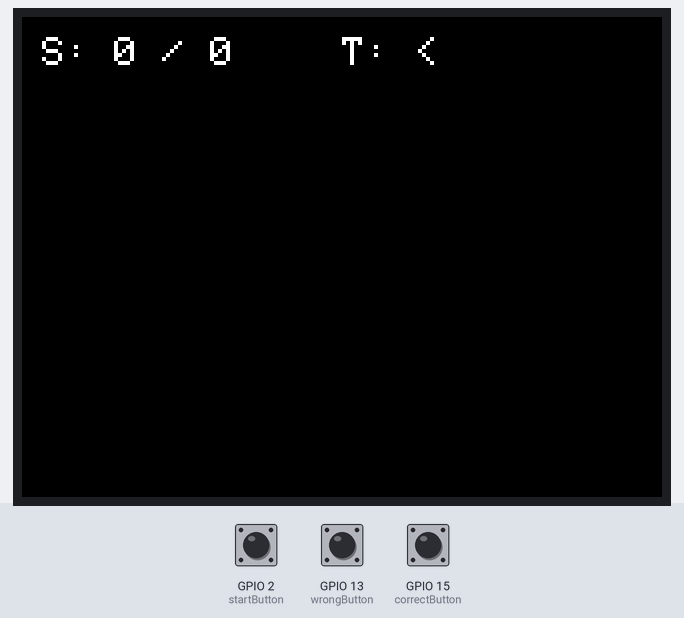
The sketch below on a simulated ESP32. On the bench: 320×240 colour display. Inputs (shaded band) come from the test bench; at power-on: GPIO 2 (startButton) HIGH, GPIO 13 (wrongButton) HIGH, GPIO 15 (correctButton) HIGH. WiFi joins after 1.5 s; servers stay silent unless stated; uploads are accepted with an empty reply; what the sketch prints to the serial monitor is not drawn.

Above: at 3.5 s.
3.6 s: GPIO 2 (startButton) pulled LOW for 0.15 s
At 6.6 s:
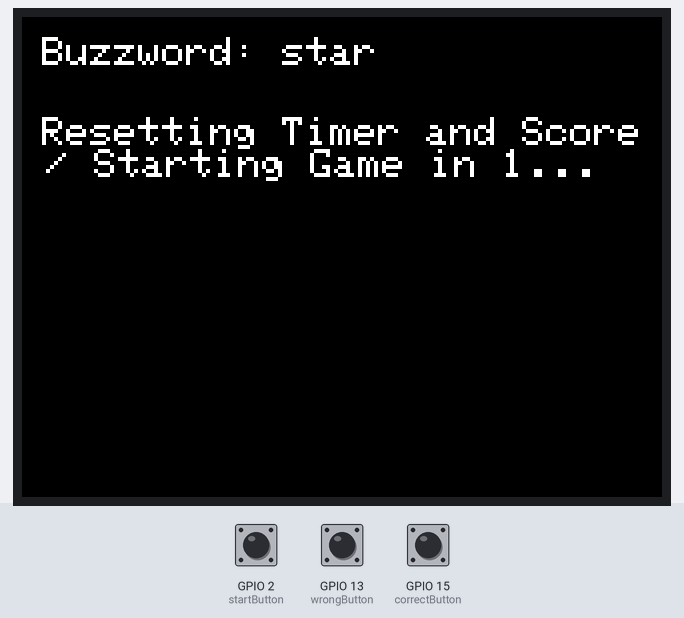
6.7 s: GPIO 13 (wrongButton) pulled LOW for 0.15 s
At 8.4 s:
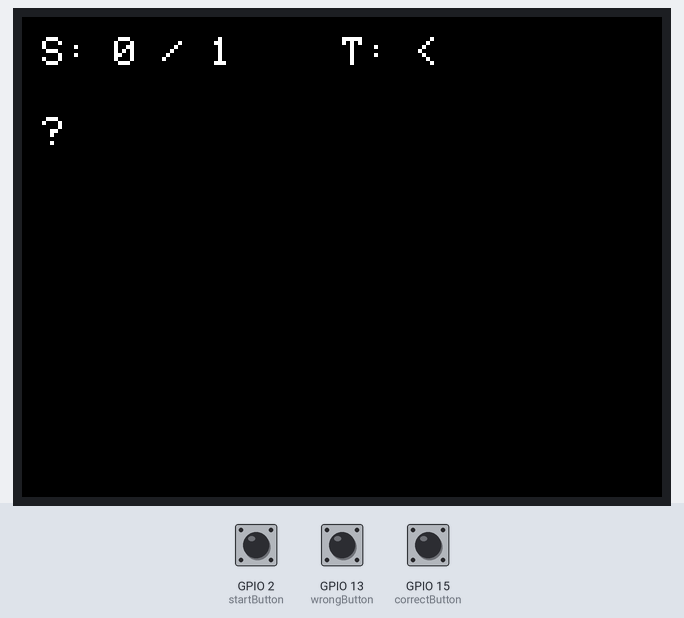
9.8 s: GPIO 2 (startButton) pulled LOW for 1 s
At 13.7 s:
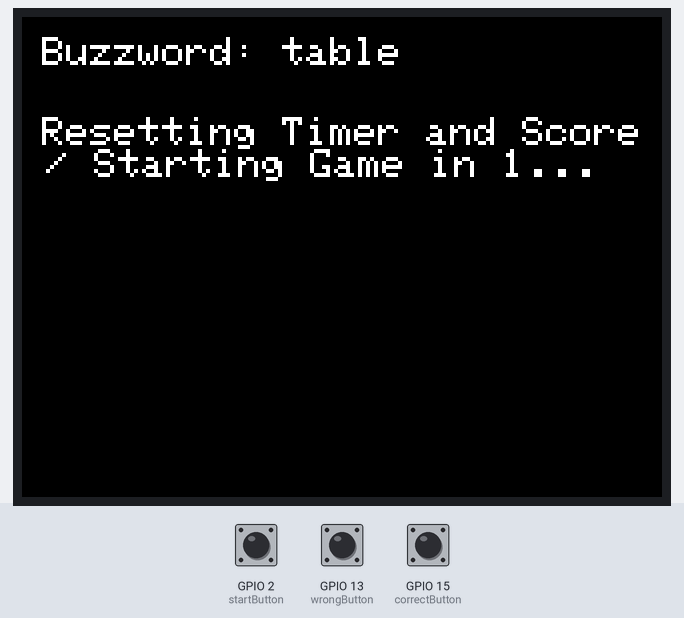
13.8 s: GPIO 2 (startButton) pulled LOW for 0.15 s
At 15.8 s:
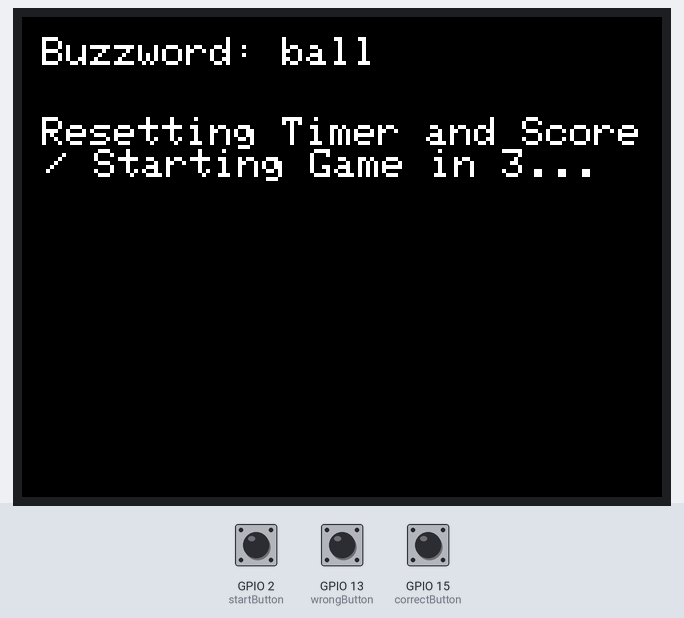
16.9 s: GPIO 2 (startButton) pulled LOW for 3.2 s
At 21.4 s:
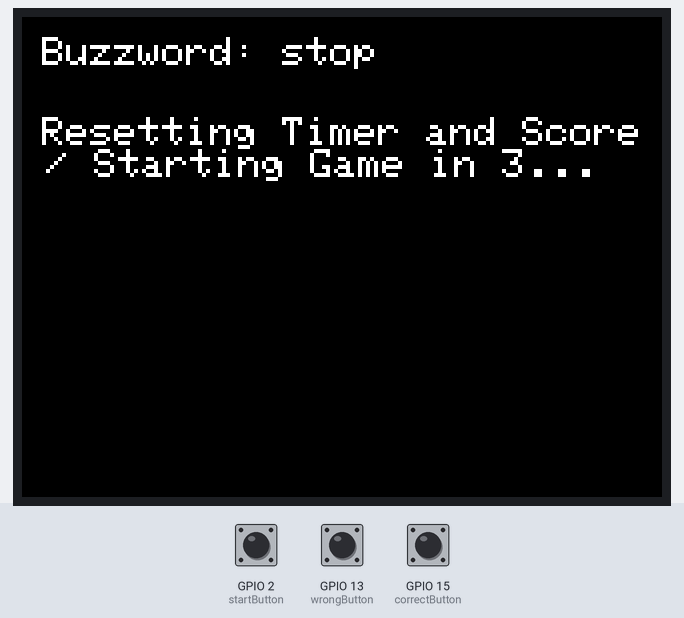
23.1 s: GPIO 2 (startButton) pulled LOW for 0.15 s
At 25.3 s:
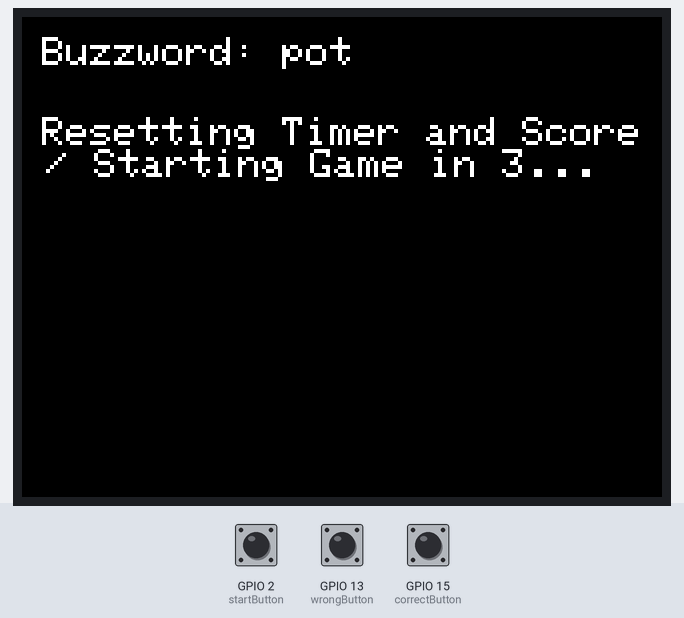
Timing chart, 0 to 26.8 s (numbered marks = the images above; inputs shaded):
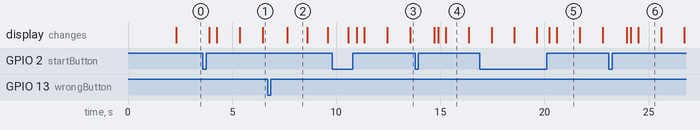

Measured:
- after the input at 3.6 s, the display: first changes after 0.31 s (image 1 shows a later state)
- after the input at 6.7 s, the display: changes after 0.94 s (image 2)
- after the input at 9.8 s, the display: first differs from a run without the input after 1.2 s (image 3 shows a later state)
- after the input at 13.8 s, the display: first differs from a run without the input after 1.1 s (image 4 shows a later state)
- after the input at 16.9 s, the display: first differs from a run without the input after 3.3 s (image 5 shows a later state)
- after the input at 23.1 s, the display: first differs from a run without the input after 1.1 s (image 6 shows a later state)

The sketch:

Buzzwords.ino
```cpp
// Crafting Table Academy - Spring 2026
// Month 1 Capstone Project
/* Buzzword Game
   Fast-paced multi-team game where during each round, one player on a team reads clues,
   while their teammates tries to guess words or phrases containing the "buzzword".  Each
   round consists of 10 words that the team must guess within 60 seconds.  The person reading
   the clues will press the "Correct" (middle) button for each correct answer, and the "Wrong"
   (right) button for each wrong answer or for words that are passed.  The "Start Game" (left)
   button is used to reset the timer and starts the next round.
*/
/* The game currently uses an array to store the base words that are hard-coded, so that I can
   pick known "easy" words.  Future revisions may ask ChatGPT to provide the base words.
*/

//Libraries
#include <TFT_eSPI.h>
#include <WiFi.h>
#include <WiFiClientSecure.h>
#include <ArduinoJson.h>

#define SCREEN_ROTATION 1

// Constants
const unsigned long maxTime = 60;   // Time allowed per round
const int startButton = 2;          // Pin on ESP32 for start button
const int correctButton = 15;       // Pin on ESP32 for correct button
const int wrongButton = 13;         // Pin on ESP32 for wrong button

const char* ssid = "ssid";
const char* password = "password";
const char* OPENAI_API_KEY = "API_KEY";
const char* OPENAI_HOST = "api.openai.com";
const int OPENAI_PORT = 443;
const unsigned long DEBOUNCE_DELAY = 60;  // 60 milliseconds

volatile unsigned long remainingTime = 0;   // Remaining time in the round
volatile unsigned long startTime = 0;       // Start time for the round
volatile unsigned long elapsedSeconds = 0;  // Elapsed time in the round
volatile unsigned long lastPressedTimeS = 0;  // Last time start button was pressed, used for debouncing
volatile unsigned long lastPressedTimeC = 0;  // Last time correct button was pressed, used for debouncing
volatile unsigned long lastPressedTimeW = 0;  // Last time wrong button was pressed, used for debouncing
volatile bool startButtonPressed = false;     // state of start button
volatile bool correctButtonPressed = false;   // state of correct button
volatile bool wrongButtonPressed = false;     // state of wrong button
volatile bool isTimerRunning = false;       // Countdown timer is running, round is in play

int score;      // score, increment by 1 for each correct answer
int i;          // index to answer/question array
int j=-1;       // index to word list, set to -1 to start
String buzzword[5] = {"star", "table", "ball", "stop", "pot"};  // Buzzwords for ChatGPT to generate the questions
String QA[10][2]; // 2-D array for words and questions

TFT_eSPI tft = TFT_eSPI();

void setup() {
  Serial.begin(115200);

  // Initialize variables;
  i = 0;
  score = 0;
  remainingTime = maxTime;

  // Setup Buttons
  pinMode(startButton, INPUT_PULLUP);
  pinMode(correctButton, INPUT_PULLUP);
  pinMode(wrongButton, INPUT_PULLUP);
  attachInterrupt(digitalPinToInterrupt(startButton), handleStartButton, RISING);
  attachInterrupt(digitalPinToInterrupt(correctButton), handleCorrectButton, RISING);
  attachInterrupt(digitalPinToInterrupt(wrongButton), handleWrongButton, RISING);

  // Setup WiFi connection
  setupWiFi();

  // Set up the screen
  tft.init();
  tft.setRotation(SCREEN_ROTATION);
  tft.fillScreen(TFT_BLACK);
  tft.setTextColor(TFT_WHITE, TFT_BLACK);
  tft.setTextSize(2);
  updateScreen(score, i, remainingTime, -1);
}

void loop() {
  // When start (left) button is pressed, reset score and timer, call ChatGPT to
  // get a list of words and corresponding questions, do a 3 second count down,
  // then start the game.
  if (startButtonPressed) {
    remainingTime = maxTime;
    score = 0;
    i = 0;
    startButtonPressed = false;
    // Get new questions
    // j is index to buzzword list. Cycles through the buzzwords in the array.
    j += 1;
    int numWords = sizeof(buzzword) / sizeof(buzzword[0]);
    if (j == numWords) {
      j = 0;
    }
    writeScreen(buzzword[j],"Generating words and clues...");
    String txt = getQuestions(buzzword[j]);
    //Serial.println(txt);
    writeScreen(buzzword[j],"Resetting Timer and Score / Starting Game in 3...");
    delay(1000);
    writeScreen(buzzword[j],"Resetting Timer and Score / Starting Game in 2...");
    delay(1000);
    writeScreen(buzzword[j],"Resetting Timer and Score / Starting Game in 1...");
    delay(1000);
    Serial.println("Resetting Timer and Score / Starting Game");
    startTimer();
    updateScreen(score, i, remainingTime, i);
  }

  // If teammate gives correct answer, press the middle button to increment score
  // and display next question.
  if (correctButtonPressed) {
    correctButtonPressed = false;
    if (isTimerRunning) {
      score += 1; // increment score
      i += 1;     // advance to display next question
      if (i < 10) {
        updateScreen(score, i, remainingTime, i);
      } else if (i == 10) {  //All questions done
        writeScreen(buzzword[j], "Final Score: " + String(score) + "/" + String(i));
        isTimerRunning = false;
      }
      Serial.println("Correct: " + String(score));
    }
  }

  // If teammate passes or gives the wrong answer, press the right button to display
  // next question.
  if (wrongButtonPressed) {
    wrongButtonPressed = false;
    if (isTimerRunning) {
      i += 1; // advance to display next question
      if (i < 10) {
        updateScreen(score, i, remainingTime, i);
      } else if (i == 10) {  // All questions done
        writeScreen(buzzword[j], "Final Score: " + String(score) + "/" + String(i));
        isTimerRunning = false;
      }
      Serial.println("Wrong");
   }
  }

  // Update countdown timer
  if (isTimerRunning) {
    unsigned long currentTime = millis();
    // Calculate elapsed time in seconds
    unsigned long newElapsedSeconds = (currentTime - startTime) / 1000;

    // Check if a full second has passed and update if necessary
    if (newElapsedSeconds != elapsedSeconds) {
      elapsedSeconds = newElapsedSeconds;
      remainingTime = maxTime - elapsedSeconds;
      Serial.print("Time remaining: ");
      Serial.println(remainingTime);
      updateScreen(score, i, remainingTime, i);

      if (remainingTime <= 0) {
        remainingTime = 0;
        timerFinished();
      }
    }
  }

  delay(100);
}

void startTimer() {
  startTime = millis(); // Record the start time
  isTimerRunning = true;
}

void timerFinished() {
  isTimerRunning = false;
  Serial.println("Time is Up!");
  // Todo: Trigger buzzer when time runs out
  writeScreen(buzzword[j], "Time is up!");
}

void setupWiFi() {

    WiFi.begin(ssid, password);

    while (WiFi.status() != WL_CONNECTED) {
        delay(1000);
        Serial.println("Connecting to Wi-Fi...");
    }

    Serial.println("Connected to Wi-Fi");
    Serial.println(WiFi.localIP());
    Serial.println(WiFi.macAddress());
}

String getQuestions(String buzzword) {

  // Call ChatGPT to get a list of words and corresponding questions
  String chatGPTContent = chatGPTRequest(buzzword);
  String result;

  // Parse the response contents and store the 10 words and questions into 2D array
  for (int i=0; i<10; i++) {
    // Extract word.  The ChatGPT response puts the words between "**". Not sure if this is
    // always the case...
    result = extractStringBetweenMarkers(chatGPTContent, "**", "**");
    QA[i][0] = result;
    // Extract question.  The ChatGPT response preceeds the question with "Question: ".  Not
    // sure if this is always the case...
    result = extractStringBetweenMarkers(chatGPTContent, "Question: ", "?");
    QA[i][1] = result + "?";
    int index = chatGPTContent.indexOf("?");
    // Cuts off the parts of the chatGPTContent that has been extracted
    chatGPTContent = chatGPTContent.substring(index+1);
    Serial.print(String(QA[i][0]) + " - ");
    Serial.println(String(QA[i][1]));
  }

  return chatGPTContent;
}

String chatGPTRequest(String buzzword) {
// Use ChatGPT to get a list of 10 words and questions based upon the buzzword.

  WiFiClientSecure client;
  client.setInsecure();

  if (!client.connect(OPENAI_HOST, OPENAI_PORT)) {
    Serial.println("Connection failed");
    return "Connection failed";
  }

  // Build ChatGPT prompt to generate 10 words or phrases containing the base word,
  // along with questions to guess those 10 words.
  String prompt =
    "Give me 10 words or phrases that contain the word " + String(buzzword) +
    " and questions to guess those 10 words.";

  StaticJsonDocument<1024> doc;
  doc["model"] = "gpt-4o-mini";

  JsonArray messages = doc.createNestedArray("messages");
  JsonObject msg = messages.createNestedObject();
  msg["role"] = "user";
  msg["content"] = prompt;

  String requestBody;
  serializeJson(doc, requestBody);
  // Serial.println(String(requestBody));  // Debug dump of ChatGPT request
  Serial.println("------------");

  // HTTP Post
  client.println("POST /v1/chat/completions HTTP/1.1");
  client.println("Host: api.openai.com");
  client.println("Authorization: Bearer " + String(OPENAI_API_KEY));
  client.println("Content-Type: application/json");
  client.print("Content-Length: ");
  client.println(String(requestBody).length());
  client.println();
  client.println(String(requestBody));

  String statusLine = client.readStringUntil('\n');
  if (statusLine.startsWith("HTTP/1.1 200")) {
    Serial.println("HTTP error");
    return "HTTP error";
  }

  while (client.connected() && !client.available()) delay(10);
  // Skip headers
  while (client.connected()) {
    String line = client.readStringUntil('\n');
    if (line == "\r") break;
  }
  // Read body
  String response;
  while (client.available()) response += client.readString();
  //Serial.println(response); // Debug print of response
  //Serial.println("------- Response end");

  // Go to start of response with '{'
  int index = response.indexOf('{');
  String json = response.substring(index);

  StaticJsonDocument<2048> responseDoc;
  DeserializationError err = deserializeJson(responseDoc, json);
  if (err) {
    Serial.println("Json error");
    Serial.println(err.c_str());
    return ("Json error");
  }

  // Extract "content"
  const char* reply = responseDoc["choices"][0]["message"]["content"];

  Serial.println(String(reply));  // Debug print content
  return String(reply);
}

void handleStartButton() {
  unsigned long now = millis();
  if (now - lastPressedTimeS > DEBOUNCE_DELAY) {
    startButtonPressed = true;
  }
  lastPressedTimeS = now;
}

void handleCorrectButton() {
  //correctButtonPressed = true;
  unsigned long now = millis();
  if (now - lastPressedTimeC > DEBOUNCE_DELAY) {
    correctButtonPressed = true;
  }
  lastPressedTimeC = now;
}

void handleWrongButton() {
  unsigned long now = millis();
  if (now - lastPressedTimeW > DEBOUNCE_DELAY) {
    wrongButtonPressed = true;
  }
  lastPressedTimeW = now;
}

void updateScreen(int score, int i, unsigned long time, int j) {
  int displayTime = int(time);
  tft.fillScreen(TFT_BLACK);
  // Display score
  tft.setCursor(10, 10);
  tft.print("S: ");
  tft.print(score);
  tft.print(" / ");
  tft.print(i);

  // Display time
  tft.setCursor(160, 10);
  tft.print("T: ");
  tft.print(displayTime, 0);

  // Display word and question
  if (j >= 0) {
    tft.setCursor(10, 30);
    tft.print(QA[i][0]);
    tft.setCursor(10, 50);
    tft.print(QA[i][1]);
  }
}

void writeScreen(String buzzword, String text) {
  tft.fillScreen(TFT_BLACK);
  tft.setCursor(10, 10);
  tft.print("Buzzword: ");
  tft.print(buzzword);
  tft.setCursor(10, 50);
  tft.print(text);
}

String extractStringBetweenMarkers(String data, String startMarker, String endMarker) {
  int startIndex = data.indexOf(startMarker); // Find the first occurrence of the start marker
  if (startIndex == -1) {
    return ""; // Return empty if the start marker is not found
  }

  startIndex += startMarker.length(); // Move the index to the character immediately after the start marker

  int endIndex = data.indexOf(endMarker, startIndex); // Find the end marker starting from the position after the start marker
  if (endIndex == -1) {
    return ""; // Return empty if the end marker is not found
  }

  // Extract the substring between the calculated indices
  return data.substring(startIndex, endIndex);
}
```
